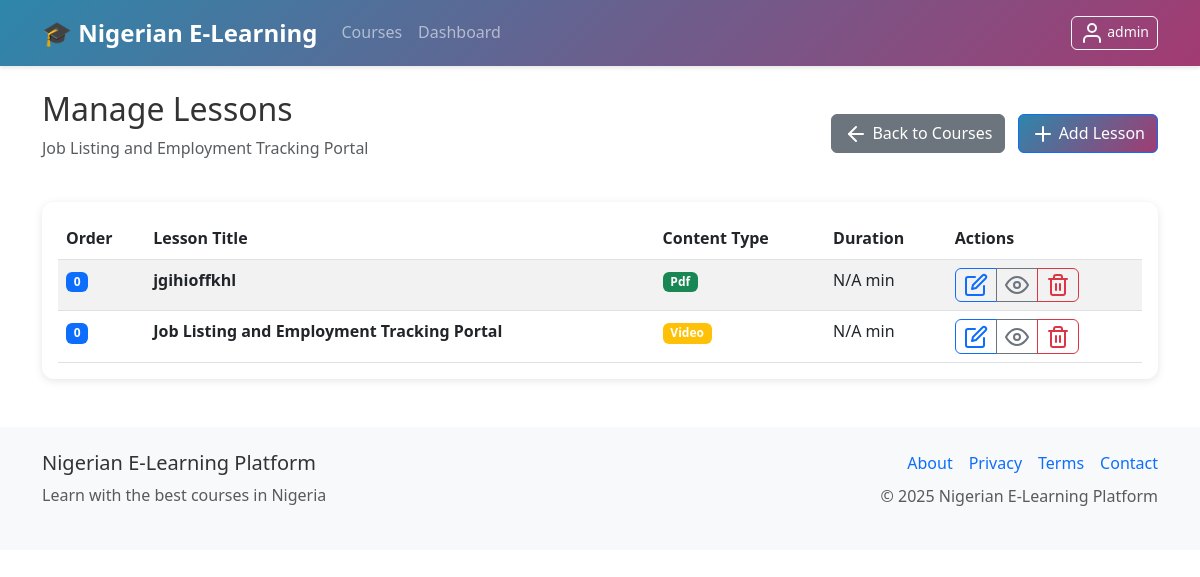
Page /admin/courses/1/lessons (signed in) on the committed database.
### models.py (models this page shows, shortened)
class User(UserMixin, db.Model):
    id = db.Column(db.Integer, primary_key=True)
    username = db.Column(db.String(80), unique=True, nullable=False)
    email = db.Column(db.String(120), unique=True, nullable=False)
    password_hash = db.Column(db.String(256), nullable=False)
    role = db.Column(db.String(20), nullable=False, default='student')  # admin, instructor, tutor, student
    first_name = db.Column(db.String(50))
    last_name = db.Column(db.String(50))
    active = db.Column(db.Boolean, default=True)
    banned = db.Column(db.Boolean, default=False)
    ban_reason = db.Column(db.Text)
    email_verified = db.Column(db.Boolean, default=False)
    verification_token = db.Column(db.String(100))
    password_reset_token = db.Column(db.String(100))
    password_reset_expires = db.Column(db.DateTime)
    email_verification_token = db.Column(db.String(100))
    email_verification_expires = db.Column(db.DateTime)
    premium_user = db.Column(db.Boolean, default=False)
    instructor_verified = db.Column(db.Boolean, default=False)
    badge_level = db.Column(db.String(20), default='basic')  # basic, bronze, silver, gold, premium
    wallet_balance = db.Column(db.Float, default=0.0)
    created_at = db.Column(db.DateTime, default=datetime.utcnow)
    last_login = db.Column(db.DateTime)
    courses_created = db.relationship('Course', foreign_keys='Course.instructor_id', backref='instructor', lazy='dynamic')
    enrollments = db.relationship('Enrollment', backref='student', lazy='dynamic')
    payments = db.relationship('Payment', backref='user', lazy='dynamic')
    wallet_transactions = db.relationship('WalletTransaction', backref='user', lazy='dynamic')
    quiz_attempts = db.relationship('QuizAttempt', backref='user', lazy='dynamic')
    assignment_submissions = db.relationship('AssignmentSubmission', backref='user', lazy='dynamic')
    course_credits = db.relationship('CourseCredit', backref='student_credit', lazy='dynamic')
    withdrawal_requests = db.relationship('WithdrawalRequest', foreign_keys='WithdrawalRequest.tutor_id', backref='tutor', lazy='dynamic')
    @property
    def is_active(self):
        return bool(self.active and not self.banned)

class Course(db.Model):
    id = db.Column(db.Integer, primary_key=True)
    title = db.Column(db.String(200), nullable=False)
    description = db.Column(db.Text)
    category = db.Column(db.String(100), default='General')  # Added missing category field
    price = db.Column(db.Float, nullable=False, default=0.0)
    instructor_id = db.Column(db.Integer, db.ForeignKey('user.id'), nullable=False)
    is_active = db.Column(db.Boolean, default=True)
    approval_status = db.Column(db.String(20), default='pending')  # pending, approved, rejected
    approved_by = db.Column(db.Integer, db.ForeignKey('user.id'))  # admin who approved
    approved_at = db.Column(db.DateTime)
    rejection_reason = db.Column(db.Text)
    min_credits_for_certificate = db.Column(db.Integer, default=70)  # Minimum credits needed for certificate
    total_available_credits = db.Column(db.Integer, default=100)     # Total credits available in course
    created_at = db.Column(db.DateTime, default=datetime.utcnow)
    updated_at = db.Column(db.DateTime, default=datetime.utcnow, onupdate=datetime.utcnow)
    lessons = db.relationship('Lesson', backref='course', lazy='dynamic', cascade='all, delete-orphan')
    enrollments = db.relationship('Enrollment', backref='course', lazy='dynamic', cascade='all, delete-orphan')
    quizzes = db.relationship('Quiz', backref='course', lazy='dynamic', cascade='all, delete-orphan')
    assignments = db.relationship('Assignment', backref='course', lazy='dynamic', cascade='all, delete-orphan')
    course_credits = db.relationship('CourseCredit', backref='course', lazy='dynamic', cascade='all, delete-orphan')
    course_vouchers = db.relationship('Voucher', foreign_keys='Voucher.course_id', backref='course', lazy='dynamic', cascade='all, delete-orphan')

class Lesson(db.Model):
    id = db.Column(db.Integer, primary_key=True)
    title = db.Column(db.String(200), nullable=False)
    description = db.Column(db.Text)  # Added description field
    content = db.Column(db.Text)
    content_type = db.Column(db.String(20), nullable=False)  # text, pdf, video
    file_path = db.Column(db.String(500))  # for PDF uploads
    video_url = db.Column(db.String(500))  # for video embeds
    order = db.Column(db.Integer, default=0)
    duration = db.Column(db.Integer)  # Added duration field for templates
    course_id = db.Column(db.Integer, db.ForeignKey('course.id'), nullable=False)
    created_at = db.Column(db.DateTime, default=datetime.utcnow)

### routes.py (the view)
@app.route('/admin/courses/<int:course_id>/lessons')
@login_required
@admin_required
def admin_course_lessons(course_id):
    course = Course.query.get_or_404(course_id)
    lessons = Lesson.query.filter_by(course_id=course_id).order_by(Lesson.order).all()
    return render_template('admin/course_lessons.html', course=course, lessons=lessons)

### app.py (called while the page is built)
@login_manager.user_loader
def load_user(user_id):
    from models import User
    return User.query.get(int(user_id))

### routes.py (called while the page is built)
@app.context_processor
def inject_settings():
    settings = SystemSettings.query.first()
    return dict(settings=settings)

### utils.py (called while the page is built)
def admin_required(f):
    @wraps(f)
    def decorated_function(*args, **kwargs):
        if not current_user.is_authenticated or current_user.role != 'admin':
            flash('Admin access required', 'danger')
            return redirect(url_for('dashboard'))
        return f(*args, **kwargs)
    return decorated_function

### templates/admin/course_lessons.html (shortened to what this page needs)
{% extends "base.html" %}
{% block content %}
<div class="row">
    <div class="col-12">
        <div class="d-flex justify-content-between align-items-center mb-4">
            <div>
                <h2>Manage Lessons</h2>
                <p class="text-muted">{{ course.title }}</p>
            </div>
            <div>
                <a href="{{ url_for('admin_courses') }}" class="btn btn-secondary me-2">
                    <i data-feather="arrow-left" class="me-1"></i>Back to Courses
                </a>
                <a href="{{ url_for('create_lesson', course_id=course.id) }}" class="btn btn-primary">
                    <i data-feather="plus" class="me-1"></i>Add Lesson
                </a>
            </div>
        </div>
        <div class="card">
            <div class="card-body">
                {% if lessons %}
                <div class="table-responsive">
                    <table class="table table-striped">
                        <thead>
                            <tr>
                                <th>Order</th>
                                <th>Lesson Title</th>
                                <th>Content Type</th>
                                <th>Duration</th>
                                <th>Actions</th>
                            </tr>
                        </thead>
                        <tbody>
                            {% for lesson in lessons %}
                            <tr>
                                <td><span class="badge bg-primary">{{ lesson.order }}</span></td>
                                <td>
                                    <strong>{{ lesson.title }}</strong>
                                </td>
                                <td>
                                    <span class="badge bg-{{ 'info' if lesson.content_type == 'text' else 'warning' if lesson.content_type == 'video' else 'success' }}">
                                        {{ lesson.content_type.title() }}
                                    </span>
                                </td>
                                <td>{{ lesson.duration or 'N/A' }} min</td>
                                <td>
                                    <div class="btn-group" role="group">
                                        <a href="{{ url_for('edit_lesson', lesson_id=lesson.id) }}"
                                           class="btn btn-sm btn-outline-primary" title="Edit Lesson">
                                            <i data-feather="edit"></i>
                                        </a>
                                        <a href="{{ url_for('view_lesson', lesson_id=lesson.id) }}"
                                           class="btn btn-sm btn-outline-secondary" title="Preview Lesson">
                                            <i data-feather="eye"></i>
                                        </a>
                                        <button type="button" class="btn btn-sm btn-outline-danger"
                                                onclick="confirmDelete('{{ lesson.title|replace("'", "\\'") }}', '{{ url_for('delete_lesson', lesson_id=lesson.id) }}')"
                                                title="Delete Lesson">
                                            <i data-feather="trash-2"></i>
                                        </button>
                                    </div>
                                </td>
                            </tr>
                            {% endfor %}
                        </tbody>
                    </table>
                </div>
                {% endif %}
            </div>
        </div>
    </div>
</div>
{% endblock %}

### templates/base.html (shortened to what this page needs)
<!DOCTYPE html>
<html lang="en">
<head>
    {% set critical_css = get_critical_css() %}
    <link rel="preload" href="https://cdn.jsdelivr.net/npm/bootstrap@5.3.0/dist/css/bootstrap.min.css" as="style" onload="this.onload=null;this.rel='stylesheet'">
    <link rel="preload" href="{{ url_for('static', filename='css/style.css') }}" as="style" onload="this.onload=null;this.rel='stylesheet'">
</head>
<body>
    <nav class="navbar navbar-expand-lg navbar-dark bg-primary">
        <div class="container">
            <a class="navbar-brand" href="{{ url_for('index') }}">
                <strong>🎓 Nigerian E-Learning</strong>
            </a>
            <div class="collapse navbar-collapse" id="navbarNav">
                <ul class="navbar-nav me-auto">
                    <li class="nav-item">
                        <a class="nav-link" href="{{ url_for('courses') }}">Courses</a>
                    </li>
                    {% if current_user.is_authenticated %}
                    <li class="nav-item">
                        <a class="nav-link" href="{{ url_for('dashboard') }}">Dashboard</a>
                    </li>
                    {% endif %}
                </ul>
                <ul class="navbar-nav">
                    {% if current_user.is_authenticated %}
                    <li class="nav-item">
                        <button class="btn btn-outline-light btn-sm" type="button" data-bs-toggle="offcanvas" data-bs-target="#profileOffcanvas" aria-controls="profileOffcanvas">
                            <i data-feather="user"></i> {{ current_user.username }}
                        </button>
                    </li>
                    {% endif %}
                </ul>
            </div>
        </div>
    </nav>
    <main class="container my-4">
        {% block content %}{% endblock %}
    </main>
    <footer class="bg-light mt-5 py-4">
        <div class="container">
            <div class="row">
                <div class="col-md-6">
                    <h5>Nigerian E-Learning Platform</h5>
                    <p class="text-muted">Learn with the best courses in Nigeria</p>
                </div>
                <div class="col-md-6 text-md-end">
                    <div class="d-flex justify-content-md-end justify-content-center gap-3 mb-2">
                        <a href="#" class="text-decoration-none">About</a>
                        <a href="#" class="text-decoration-none">Privacy</a>
                        <a href="#" class="text-decoration-none">Terms</a>
                        <a href="#" class="text-decoration-none">Contact</a>
                    </div>
                    <p class="text-muted">© 2025 Nigerian E-Learning Platform</p>
                </div>
            </div>
        </div>
    </footer>
</body>
</html>

### static/css/style.css (style rules this page uses)
:root { --primary-color: #0d6efd; --success-color: #198754; --warning-color: #ffc107; --danger-color: #dc3545; --naira-color: #00b04f; --dark-color: #212529; --light-color: #f8f9fa; }
body { font-family: 'Segoe UI', Tahoma, Geneva, Verdana, sans-serif; line-height: 1.6; color: #333; }
.navbar-brand { font-weight: 700; font-size: 1.5rem; }
.navbar-nav .nav-link { font-weight: 500; transition: color 0.3s ease; }
.card { border: none; box-shadow: 0 0.125rem 0.25rem rgba(0, 0, 0, 0.075); transition: box-shadow 0.15s ease-in-out; }
.btn { border-radius: 0.375rem; font-weight: 500; transition: all 0.3s ease; }
.btn-primary { background-color: var(--primary-color); border-color: var(--primary-color); }
.badge { font-size: 0.75rem; font-weight: 600; }
.table { margin-bottom: 0; }
.table th { border-top: none; font-weight: 600; color: var(--dark-color); }
footer { margin-top: auto; }

### templates/base.html (style rules this page uses)
:root { --vh: 1vh; }
.nav-link, .dropdown-item { padding: 12px 16px; }
.card { border-radius: 12px; box-shadow: 0 2px 8px rgba(0,0,0,0.1); }

### rows in the picture
User: username "admin"
Course: title "Job Listing and Employment Tracking Portal"
Lesson: order "0", title "jgihioffkhl", content_type "Pdf", duration "N/A"
Lesson: order "0", title "Job Listing and Employment Tracking Portal", content_type "Video", duration "N/A"
